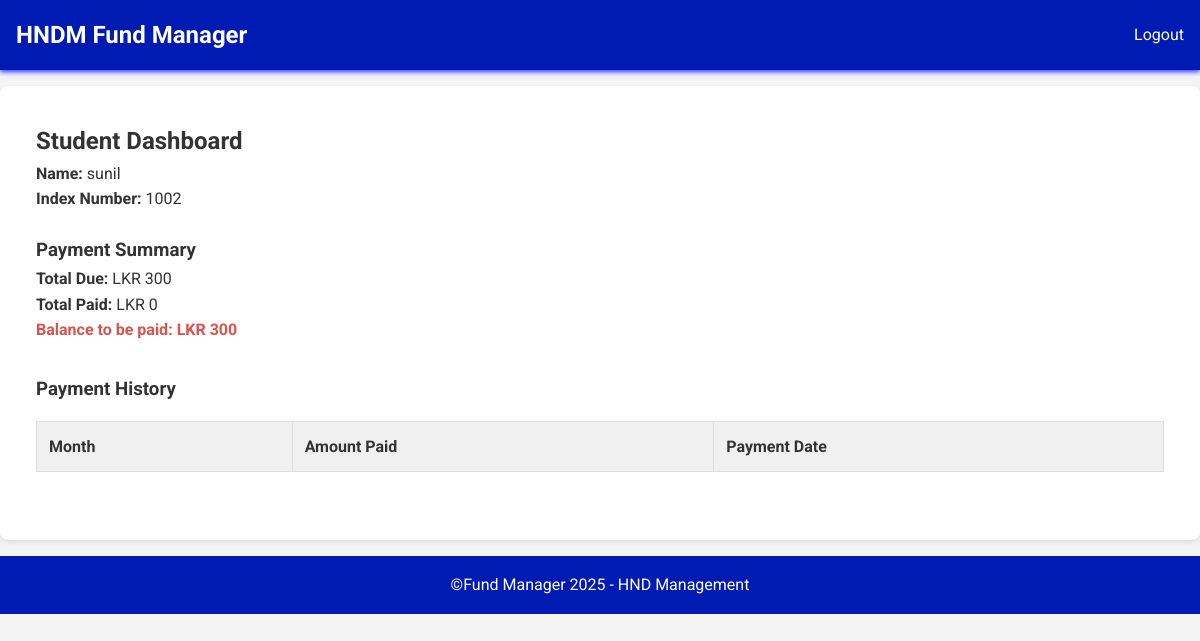
The page /student/dashboard (signed in) on the database as committed earlier.
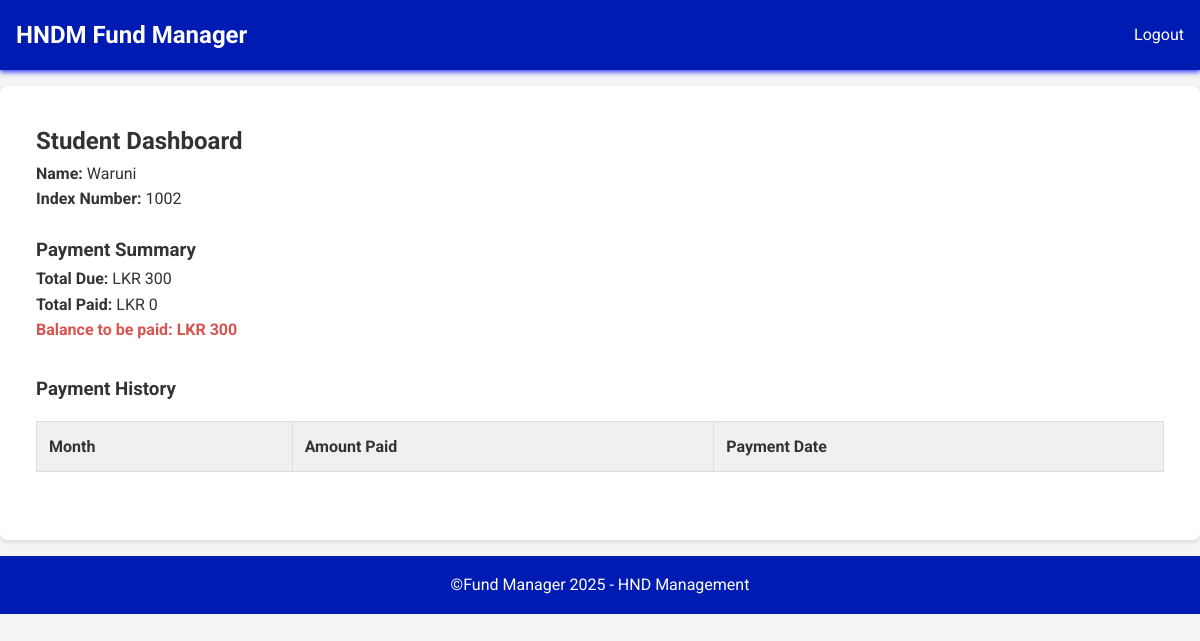
The same page on the database as committed later.
### tables this page shows
CREATE TABLE Students (
    student_id INTEGER PRIMARY KEY AUTOINCREMENT,
    index_number TEXT UNIQUE NOT NULL,
    name TEXT NOT NULL,
    password TEXT NOT NULL
);

### app.py (the view)
@app.route('/student/dashboard')
def student_dashboard():
    if 'student_id' not in session:
        return redirect(url_for('student_login'))
    student_id = session['student_id']
    student = database.get_db().execute('SELECT * FROM Students WHERE student_id = ?', (student_id,)).fetchone()
    payments = database.get_student_payments(student_id)
    total_due = calculate_total_due(student_id)  # Implement this function
    total_paid = sum([p['amount_paid'] for p in payments])
    return render_template('student_dashboard.html', student=student, payments=payments, total_due=total_due, total_paid=total_paid)

### app.py (called while the page is built)
def calculate_total_due(student_id):
    monthly_fee = 100
    current_year = datetime.datetime.now().year
    current_month = datetime.datetime.now().month
    start_year = 2025  # Example start year
    start_month = 1   # Example start month
    total_months = (current_year - start_year) * 12 + (current_month - start_month) + 1
    total_due = total_months * monthly_fee
    return total_due

### database.py (called while the page is built)
def get_db():
    db = sqlite3.connect(DATABASE)
    db.row_factory = sqlite3.Row  # Access columns by name
    return db

def get_student_payments(student_id):
    db = get_db()
    cur = db.execute('SELECT * FROM Payments WHERE student_id = ? ORDER BY month', (student_id,))
    payments = cur.fetchall()
    db.close()
    return payments

### templates/student_dashboard.html (shortened to what this page needs)
{% extends "base.html" %}
{% block navbar %}
     <a href="{{ url_for('logout') }}" class="nav-link">Logout</a>
{% endblock %}
{% block content %}
    <div class="dashboard-container">
        <h2>Student Dashboard</h2>
        <p class="student-info">
            <strong>Name:</strong> {{ student.name }}<br>
            <strong>Index Number:</strong> {{ student.index_number }}
        </p>
        <div class="summary-section">
            <h3>Payment Summary</h3>
            <p><strong>Total Due:</strong> LKR {{ total_due }}</p>
            <p><strong>Total Paid:</strong> LKR {{ total_paid }}</p>
            <p class="balance"><strong>Balance to be paid:</strong> LKR {{ total_due - total_paid }}</p>
        </div>
        <div class="history-section">
            <h3>Payment History</h3>
            <table>
                <thead>
                    <tr>
                        <th>Month</th>
                        <th>Amount Paid</th>
                        <th>Payment Date</th>
                    </tr>
                </thead>
            </table>
        </div>
    </div>
{% endblock %}

Rows that differ between the two databases and show on the page:
changed Students: name "sunil" → "Waruni"
